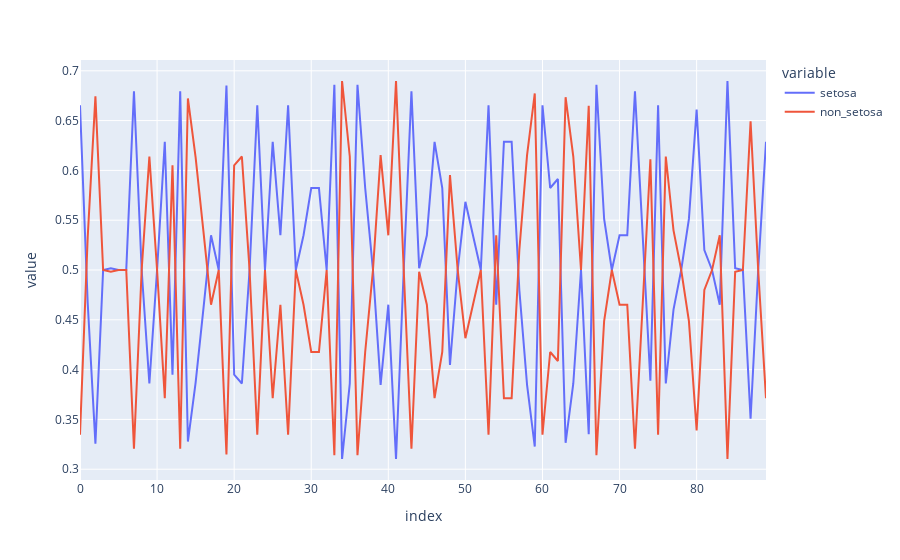

This figure's notebook cell:
### Code cell
# Using plotly.express
import plotly.express as px

fig = px.line(teacher_pred)
fig.show()
